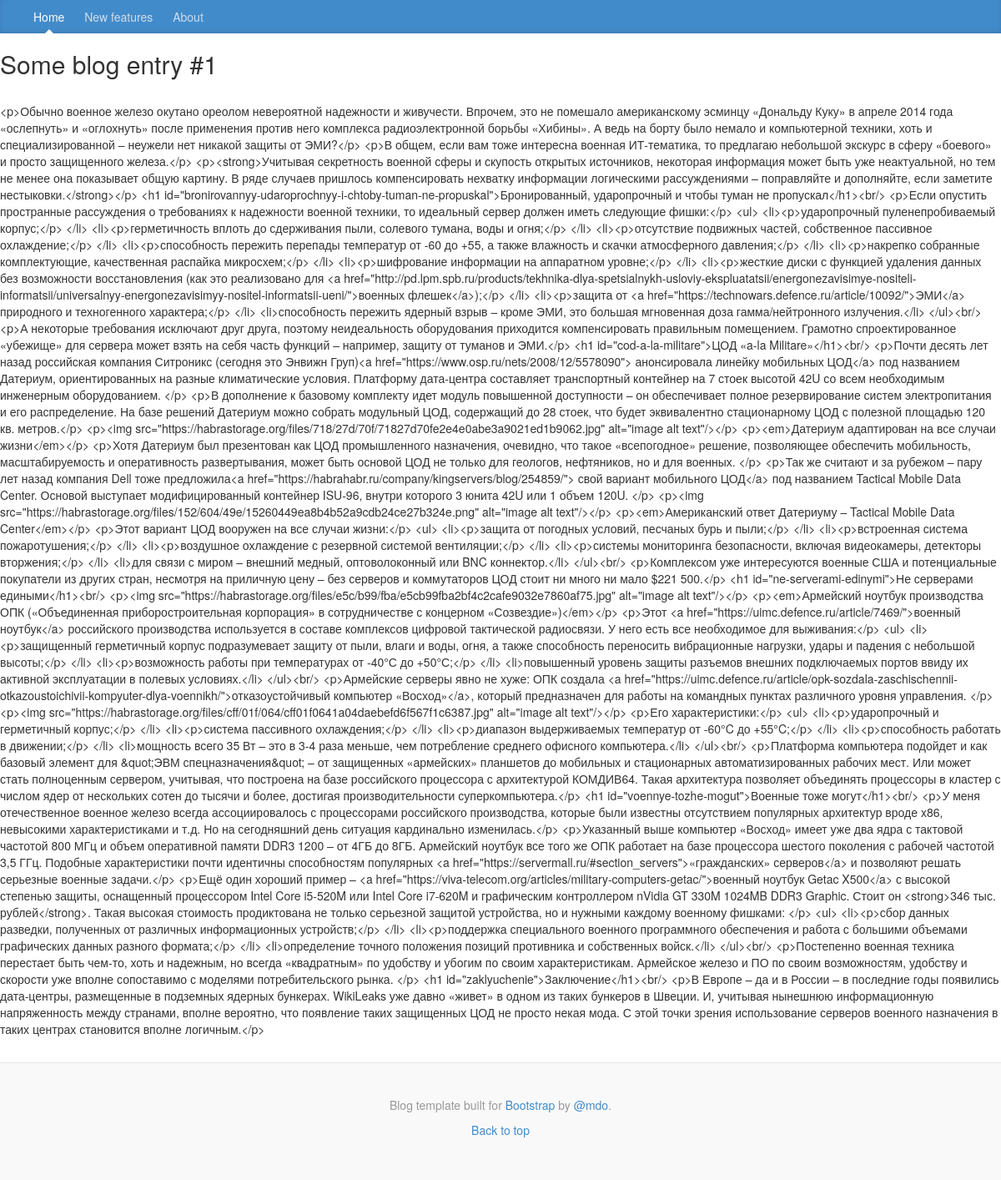
Screenshot of /post/2 with the database file from the repository.
### blog/models/entry.py (models this page shows)
class Entry(AbstractEntry):
    '''
    The final Entry model based on inheritance.
    '''

### blog/views.py (the view)
# urls.py: url(r'^post/(?P<entry_id>[0-9]+)$', EntryDetail.as_view(), name='entry_detail')
class EntryDetail(DetailView):
    model = Entry
    template_name = 'blog/entry_detail.html'
    context_object_name = 'entry'
    pk_url_kwarg = 'entry_id'

### blog/templates/blog/entry_detail.html
{% extends 'blog/base.html' %}
{% block content %}
    <h2>{{ entry.title }}</h2><br>
    <p>{{ entry.content }}</p>
{% endblock %}

### blog/static/blog/css/base.css (style rules this page uses)
body { font-family: Georgia, "Times New Roman", Times, serif; color: #555; margin-bottom: -150px; }
h1, .h1, h2, .h2, h3, .h3, h4, .h4, h5, .h5, h6, .h6 { margin-top: 0; font-family: "Helvetica Neue", Helvetica, Arial, sans-serif; font-weight: normal; color: #333; }

### rows the page displays
Entry: title "Some blog entry #1", content "<p>Обычно военное железо окутано ореолом невероятной надежности и живучести. Впрочем, это не помешало американскому эсминцу «Дональду Куку» в апреле 2014 года «ослепнуть» и «оглохнуть» после применения против него комплекса радиоэлектронной борьбы «Хибины». А ведь на борту было немало и компьютерной техники, хоть и специализированной – неужели нет никакой защиты от ЭМИ?</p> <p>В общем, если вам тоже интересна военная ИТ-тематика, то предлагаю небольшой экскурс в сферу «боевого» и просто защищенного железа.</p> <p><strong>Учитывая секретность военной сферы и скупость открытых источников, некоторая информация может быть уже неактуальной, но тем не менее она показывает общую картину. В ряде…"
